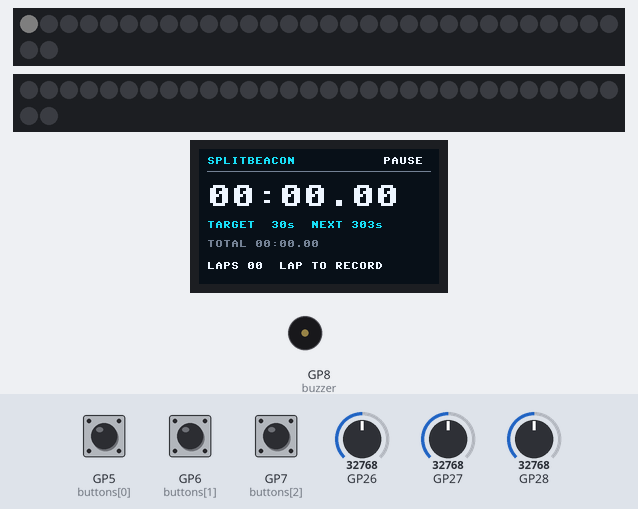
A program run on a simulated Raspberry Pi Pico running MicroPython. Parts: 2 × 32 RGB LEDs in strip order, left to right, continuing on the next row, 240×135 colour display, buzzer (waves = sounding). Inputs (shaded band) come from the test bench; at power-on: GP5 (buttons[0]) HIGH, GP7 (buttons[2]) HIGH, GP6 (buttons[1]) HIGH, GP26 = 32768, GP27 = 32768, GP28 = 32768 (analog values on the 0–65535 scale). Dim RGB values are drawn brighter than linear; files the program writes start out absent; files that are not in the repository are absent; library files of the repository ran but are not shown: st7789.py.

Above: at 1.6 s.
1.7 s: GP5 (buttons[0]) pulled LOW for 0.15 s
At 1.88 s:
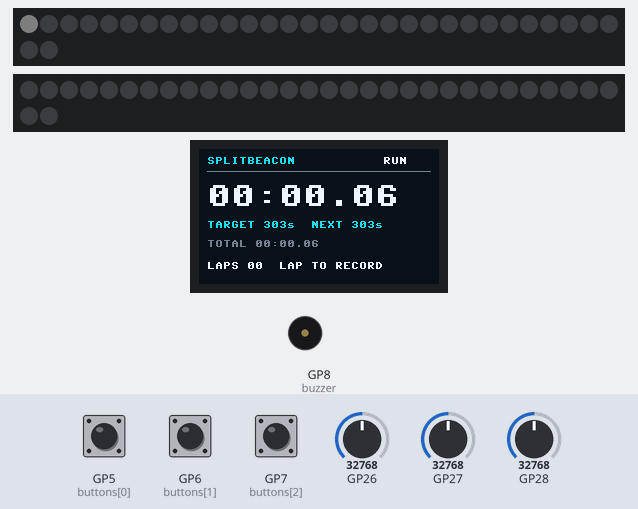
2.4 s: GP7 (buttons[2]) pulled LOW for 0.15 s
At 3.2 s:
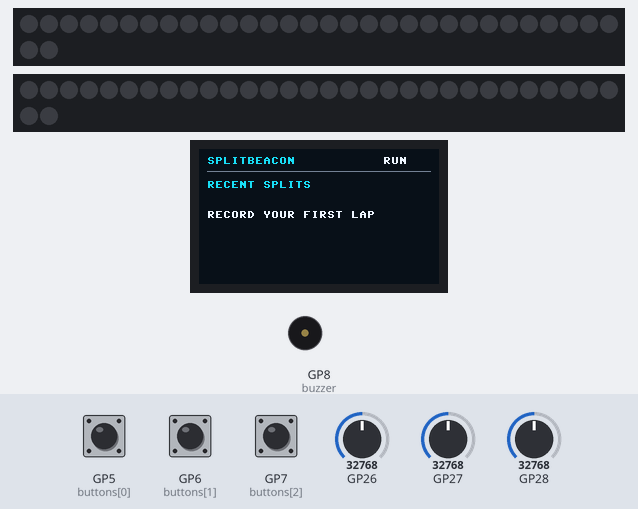
4.1 s: GP6 (buttons[1]) pulled LOW for 0.15 s
At 5.0 s:
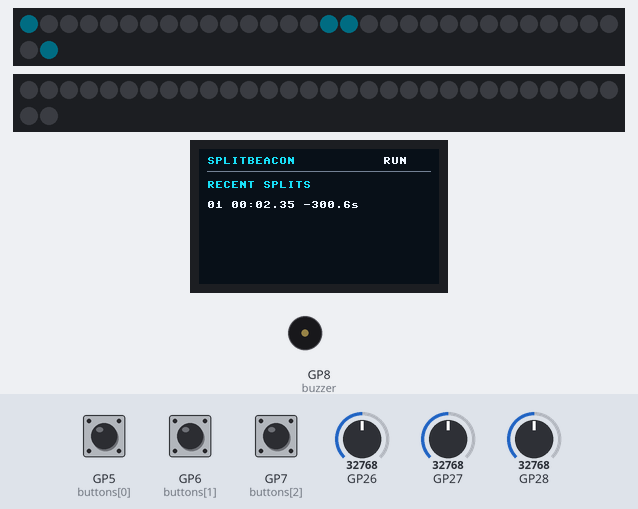
5.7 s: GP7 (buttons[2]) pulled LOW for 1 s
At 8.1 s:
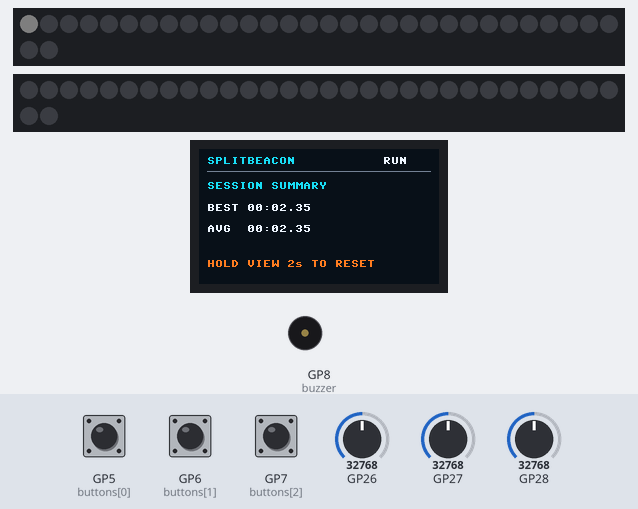
9.7 s: GP5 (buttons[0]) pulled LOW for 1 s
At 10.5 s:
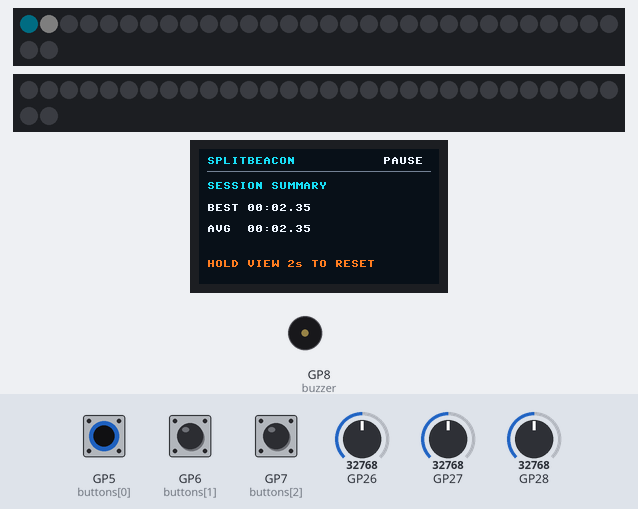
12.2 s: GP7 (buttons[2]) pulled LOW for 0.15 s
At 13.0 s:
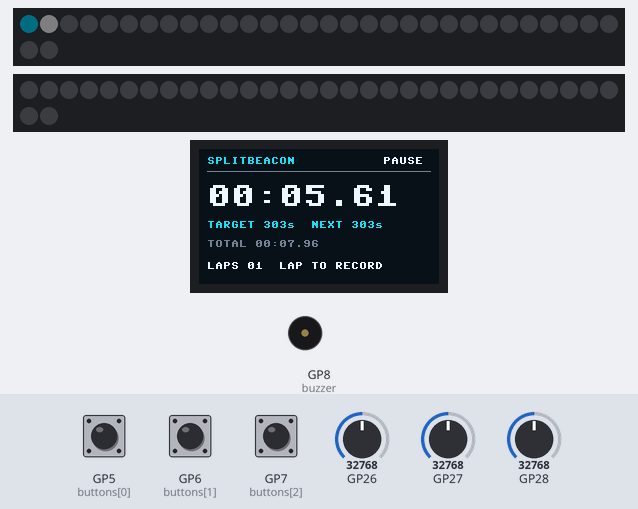
Timing chart, 0 to 14.9 s (numbered marks = the images above; inputs shaded):
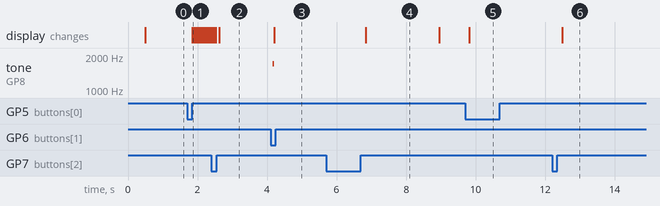

The program:

main.py
```python
"""MicroPython entry point. Pico RP2040; see docs/WIRING.md."""
from machine import Pin, ADC, PWM, SPI
import neopixel, time, json, os
from core import Session, Debounce, matrix_frame, brightness_from_adc, target_from_adc, stamp, restore_laps
from st7789 import Display

buttons = [Pin(n, Pin.IN, Pin.PULL_UP) for n in (5, 6, 7)]
edges = [Debounce() for _ in buttons]
bright, ambient, target = [ADC(n) for n in (26, 27, 28)]
pixels = neopixel.NeoPixel(Pin(15, Pin.OUT, value=0), 32)
pixels2 = neopixel.NeoPixel(Pin(14, Pin.OUT, value=0), 32)
pixels.fill((0, 0, 0)); pixels.write()
pixels2.fill((0, 0, 0)); pixels2.write()
backlight = PWM(Pin(11)); backlight.freq(20000); backlight.duty_u16(0)
buzzer = PWM(Pin(8)); buzzer.duty_u16(0)
spi = SPI(0, baudrate=20000000, polarity=0, phase=0, sck=Pin(18), mosi=Pin(19), miso=Pin(16))
lcd = Display(spi, Pin(17, Pin.OUT), Pin(12, Pin.OUT), Pin(13, Pin.OUT))
s = Session()
try:
    with open('session.json') as f: s.laps = restore_laps(json.load(f).get('laps', []))
except (OSError, ValueError, AttributeError): pass

WHITE = lcd.color(235, 245, 255)
CYAN = lcd.color(30, 220, 240)
ORANGE = lcd.color(255, 125, 35)
GRAY = lcd.color(115, 130, 150)

def save():
    # Atomic rename keeps the old file if power is lost during writing.
    try:
        with open('session.tmp', 'w') as f: json.dump({'version':1, 'laps':s.laps}, f)
        os.rename('session.tmp', 'session.json')
        return True
    except OSError: return False

def screen():
    lcd.fb.fill(lcd.color(8, 17, 30))
    lcd.text('SPLITBEACON', 8, 8, CYAN)
    lcd.text('RUN' if s.running else 'PAUSE', 184, 8, WHITE)
    lcd.fb.hline(8, 22, 224, GRAY)
    if s.page == 0:
        lcd.text(stamp(s.current_ms), 8, 36, WHITE, 3)
        lcd.text('TARGET %3ds  NEXT %3ds' % (s.lap_target_ms//1000, s.target_ms//1000), 8, 72, CYAN)
        lcd.text('TOTAL '+stamp(s.elapsed_ms), 8, 91, GRAY)
        lcd.text('LAPS %02d  LAP TO RECORD' % len(s.laps), 8, 113, WHITE)
    elif s.page == 1:
        lcd.text('RECENT SPLITS', 8, 32, CYAN)
        for i, (duration, goal) in enumerate(s.laps[-4:]):
            lcd.text('%02d %s %+5.1fs' % (max(1,len(s.laps)-3)+i, stamp(duration), (duration-goal)/1000), 8, 52+i*17, ORANGE if duration>goal else WHITE)
        if not s.laps: lcd.text('RECORD YOUR FIRST LAP', 8, 62, WHITE)
    else:
        lcd.text('SESSION SUMMARY', 8, 33, CYAN)
        if s.laps:
            times = [r[0] for r in s.laps]
            lcd.text('BEST '+stamp(min(times)), 8, 55, WHITE)
            lcd.text('AVG  '+stamp(sum(times)//len(times)), 8, 76, WHITE)
        else: lcd.text('NO COMPLETED LAPS', 8, 55, WHITE)
        lcd.text('HOLD VIEW 2s TO RESET', 8, 111, ORANGE)
    lcd.show()

last_tick = time.ticks_ms(); now = 0; next_frame = 0; beep_until = 0
view_down = None; reset_fired = False; save_error = False
try:
    while True:
        tick = time.ticks_ms()
        now += max(0, time.ticks_diff(tick, last_tick)); last_tick = tick
        s.tick(now)
        s.target_ms = target_from_adc(target.read_u16()) * 1000
        pressed = [not b.value() for b in buttons]
        events = [e.update(v, now) for e,v in zip(edges,pressed)]
        if events[0]:
            running = s.toggle(now)
            if not running: save_error = not save()
        if events[1] and s.lap(now):
            buzzer.freq(1700); buzzer.duty_u16(7000); beep_until = now+50
        if events[2]: view_down, reset_fired = now, False
        if edges[2].stable and view_down is not None and now-view_down >= 2000 and not reset_fired:
            s.reset(now); save_error = not save(); reset_fired = True
        if not edges[2].stable and view_down is not None:
            if not reset_fired: s.next_page()
            view_down = None
        if s.cue_due():
            buzzer.freq(2400); buzzer.duty_u16(7000); beep_until = now+180
        if now >= beep_until: buzzer.duty_u16(0)
        if now >= next_frame:
            amount = brightness_from_adc(bright.read_u16(), ambient.read_u16())
            backlight.duty_u16(int(65535 * max(.08, amount)))
            for i, rgb in enumerate(matrix_frame(s, amount)):
                if i < 32: pixels[i] = rgb
                else: pixels2[i-32] = rgb
            pixels.write(); pixels2.write(); screen()
            if save_error:
                lcd.text('SAVE FAILED', 136, 125, ORANGE); lcd.show()
            next_frame = now+50
        time.sleep_ms(5)
finally:
    buzzer.duty_u16(0); backlight.duty_u16(0)
    pixels.fill((0,0,0)); pixels.write()
    pixels2.fill((0,0,0)); pixels2.write()
```

core.py
```python
"""SplitBeacon timing and display logic; portable to MicroPython and CPython."""
MAX_LAPS = 64
MAX_CHANNEL = 16  # Hardware build limit; never send raw 255-channel values.

def clamp(value, low, high):
    return max(low, min(high, value))

def target_from_adc(raw):
    return 5 + round(clamp(raw, 0, 65535) * 595 / 65535)

def brightness_from_adc(knob, ambient):
    # Both controls have a floor so a dark room never makes controls invisible.
    manual = 0.15 + clamp(knob, 0, 65535) / 65535 * 0.85
    room = 0.25 + clamp(ambient, 0, 65535) / 65535 * 0.75
    return manual * room

def stamp(ms):
    ms = max(0, int(ms))
    return '%02d:%02d.%02d' % (ms // 60000, (ms // 1000) % 60, (ms % 1000) // 10)

class Debounce:
    def __init__(self, initial=False, delay=30):
        self.raw = self.stable = initial
        self.changed = 0
        self.delay = delay
    def update(self, pressed, now):
        if pressed != self.raw:
            self.raw, self.changed = pressed, now
        if self.stable != self.raw and now - self.changed >= self.delay:
            self.stable = self.raw
            return self.stable  # True only on a stable press edge.
        return False

class Session:
    def __init__(self, target_s=30):
        self.target_ms = int(target_s * 1000)
        self.running = False
        self.elapsed_ms = 0
        self.last_now = None
        self.lap_start_ms = 0
        self.laps = []  # (duration_ms, target_ms_at_lap_start)
        self.lap_target_ms = self.target_ms
        self.page = 0
        self.alerted = False
    def tick(self, now):
        if self.last_now is not None and self.running:
            self.elapsed_ms += max(0, now - self.last_now)
        self.last_now = now
    def toggle(self, now):
        self.tick(now)
        self.running = not self.running
        if self.elapsed_ms == 0:
            self.lap_target_ms = self.target_ms
        return self.running
    def lap(self, now):
        self.tick(now)
        if not self.running or self.current_ms < 250:
            return False
        self.laps.append((self.current_ms, self.lap_target_ms))
        self.laps = self.laps[-MAX_LAPS:]
        self.lap_start_ms = self.elapsed_ms
        self.lap_target_ms = self.target_ms
        self.alerted = False
        return True
    def reset(self, now):
        target, page = self.target_ms, self.page
        self.__init__(target / 1000)
        self.page, self.last_now = page, now
    @property
    def current_ms(self):
        return self.elapsed_ms - self.lap_start_ms
    @property
    def delta_ms(self):
        return self.current_ms - self.lap_target_ms
    def cue_due(self):
        if self.running and not self.alerted and self.current_ms >= self.lap_target_ms:
            self.alerted = True
            return True
        return False
    def next_page(self):
        self.page = (self.page + 1) % 3

def matrix_index(x, y):
    # Two 8x4 Wings placed side by side, both with the same orientation.
    panel, local = x // 8, x % 8
    return panel * 32 + y * 8 + (local if y % 2 == 0 else 7 - local)

def matrix_frame(session, brightness=1):
    colors = [(0, 0, 0)] * 64
    level = round(MAX_CHANNEL * clamp(brightness, 0, 1))
    def put(x, y, rgb):
        colors[matrix_index(x, y)] = tuple(round(c * level) for c in rgb)
    if session.page == 1:  # History: each column a completed lap; height gives error.
        for x, (duration, target) in enumerate(session.laps[-16:]):
            error = (duration - target) / target
            height = clamp(1 + round(abs(error) * 10), 1, 4)
            rgb = (1, .25, 0) if error > .03 else (0, .8, 1) if error < -.03 else (0, 1, .2)
            for y in range(4 - height, 4): put(x, y, rgb)
    else:
        progress = session.current_ms / session.lap_target_ms
        lit = clamp(int(progress * 64), 0, 64)
        rgb = (1, .15, 0) if progress >= 1 else (0, .8, 1)
        for n in range(lit): put(n % 16, n // 16, rgb)
        if lit < 64: put(lit % 16, lit // 16, (.6, .6, .6))
    return colors

def restore_laps(records):
    """Validate persisted history before exposing it to rendering/division."""
    valid = []
    if not isinstance(records, list): return valid
    for r in records[-MAX_LAPS:]:
        if isinstance(r, (list, tuple)) and len(r) == 2:
            a, b = r
            if isinstance(a, int) and isinstance(b, int) and 250 <= a <= 86400000 and 5000 <= b <= 600000:
                valid.append((a, b))
    return valid
```

Measured:
- after the input at 1.7 s, the display: first changes after 0.15 s (image 1 shows a later state)
- after the input at 4.1 s, tone on GP8 (buzzer): silent → 1700 Hz after 0.06 s, → silent 0.06 s later; the display: changes after 0.11 s (image 3)
- after the input at 5.7 s, the display: changes after 1.1 s (image 4)
- after the input at 9.7 s, the display: changes after 0.11 s (image 5)
- after the input at 12.2 s, the display: changes after 0.29 s (image 6)
